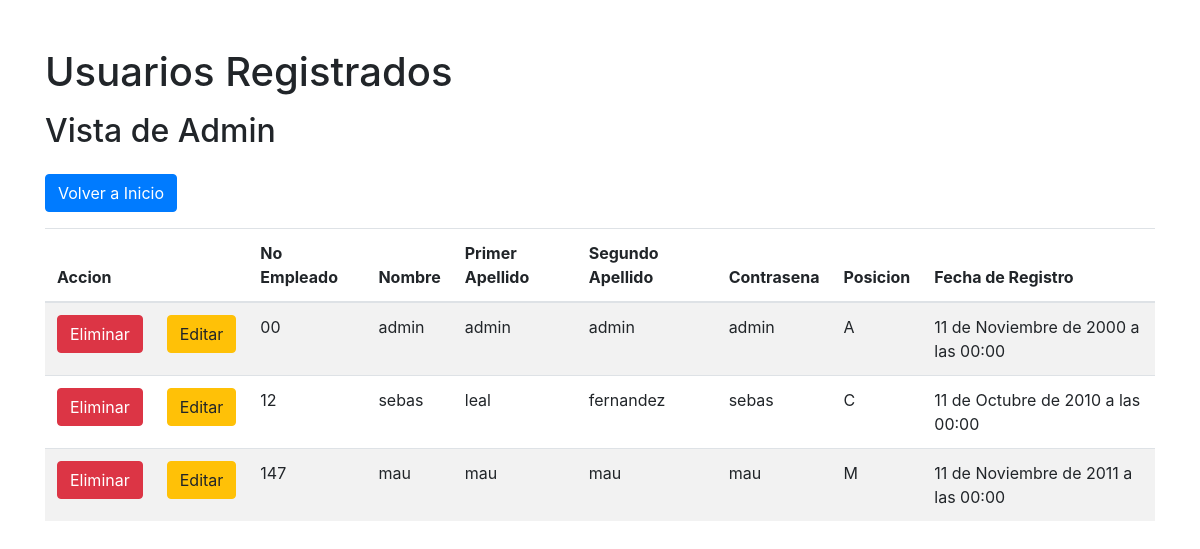
Before: /inicio_admin/ with the older database file.
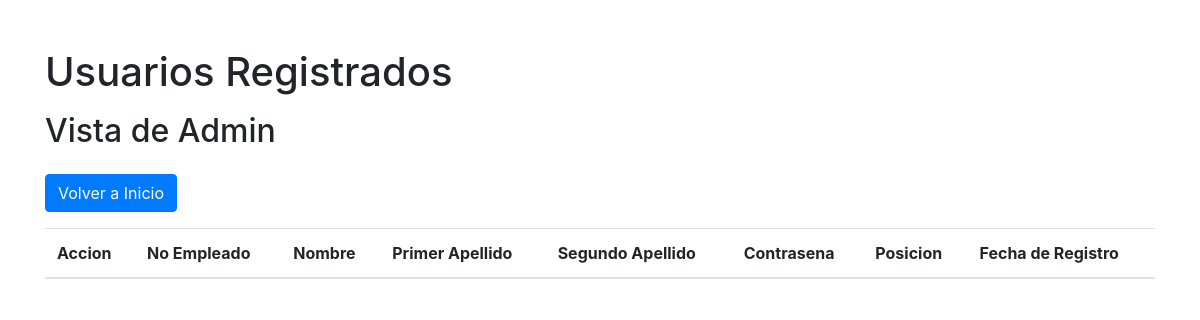
After: the same page with the newer database file.
### modulo/restaurante/models.py (models this page shows, shortened)
class USUARIO(models.Model):
    posiciones = [
        ('C', 'Chef'),
        ('M', 'Mesero'),
        ('A', 'Administrador')
    ]
    IdUsuario = models.AutoField(primary_key=True)
    NoEmpleado = models.CharField(max_length=10)
    Nombre = models.CharField(max_length=80)
    PrimerApellido = models.CharField(max_length=50)
    SegundoApellido = models.CharField(max_length=50)
    Contrasena = models.CharField(max_length=50)
    Posicion = models.CharField(max_length=1, choices=posiciones)
    FechaRegistro = models.DateTimeField()

### modulo/restaurante/views.py (the view)
# urls.py: path("inicio_admin/", views.inicio_admin, name="inicio_admin"),
def inicio_admin(request):
    return render(request, "admin_root.html", {"tblUsuarios": USUARIO.objects.all()})

### modulo/restaurante/templates/admin_root.html (shortened to what this page needs)
<!DOCTYPE html>
<html lang="en">
<head>
    <link rel="stylesheet" href="https://maxcdn.bootstrapcdn.com/bootstrap/4.0.0/css/bootstrap.min.css">
</head>
<body>
    <div class="container">
        <h1 class="mt-5">Usuarios Registrados</h1>
        <h2 class="mt-3">Vista de Admin</h2>
        <a href="{% url 'home' %}" class="btn btn-primary mt-3">Volver a Inicio</a>
        <table class="table table-striped mt-3">
            <thead>
                <tr>
                    <th colspan="2">Accion</th>
                    <th>No Empleado</th>
                    <th>Nombre</th>
                    <th>Primer Apellido</th>
                    <th>Segundo Apellido</th>
                    <th>Contrasena</th>
                    <th>Posicion</th>
                    <th>Fecha de Registro</th>
                </tr>
            </thead>
            <tbody>
                {% for usuario in tblUsuarios %}
                <tr>
                    <td><a href="/eliminarUsuario/{{usuario.IdUsuario}}" class="btn btn-danger">Eliminar</a></td>
                    <td><a href="/editarUsuario/{{usuario.IdUsuario}}" class="btn btn-warning">Editar</a></td>
                    <td>{{ usuario.NoEmpleado }}</td>
                    <td>{{ usuario.Nombre }}</td>
                    <td>{{ usuario.PrimerApellido }}</td>
                    <td>{{ usuario.SegundoApellido }}</td>
                    <td>{{ usuario.Contrasena }}</td>
                    <td>{{ usuario.Posicion }}</td>
                    <td>{{ usuario.FechaRegistro }}</td>
                </tr>
                {% endfor %}
            </tbody>
        </table>
    </div>
</body>
</html>

Changed rows visible on the page:
removed USUARIO: NoEmpleado "00", Nombre "admin", PrimerApellido "admin", SegundoApellido "admin", Contrasena "admin", Posicion "A", FechaRegistro "11 de Noviembre de 2000 a las 00:00"
removed USUARIO: NoEmpleado "12", Nombre "sebas", PrimerApellido "leal", SegundoApellido "fernandez", Contrasena "sebas", Posicion "C", FechaRegistro "11 de Octubre de 2010 a las 00:00"
removed USUARIO: NoEmpleado "147", Nombre "mau", PrimerApellido "mau", SegundoApellido "mau", Contrasena "mau", Posicion "M", FechaRegistro "11 de Noviembre de 2011 a las 00:00"
